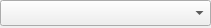
<?xml version="1.0" encoding="UTF-8"?>
<ui version="4.0">
 <class>ComPortWidget</class>
 <widget class="QWidget" name="ComPortWidget">
  <property name="geometry">
   <rect>
    <x>0</x>
    <y>0</y>
    <width>211</width>
    <height>28</height>
   </rect>
  </property>
  <property name="windowTitle">
   <string>Form</string>
  </property>
  <widget class="QComboBox" name="comboBox">
   <property name="geometry">
    <rect>
     <x>0</x>
     <y>0</y>
     <width>211</width>
     <height>26</height>
    </rect>
   </property>
   <property name="minimumSize">
    <size>
     <width>0</width>
     <height>26</height>
    </size>
   </property>
   <property name="maximumSize">
    <size>
     <width>16777215</width>
     <height>26</height>
    </size>
   </property>
  </widget>
 </widget>
 <resources/>
 <connections/>
</ui>
